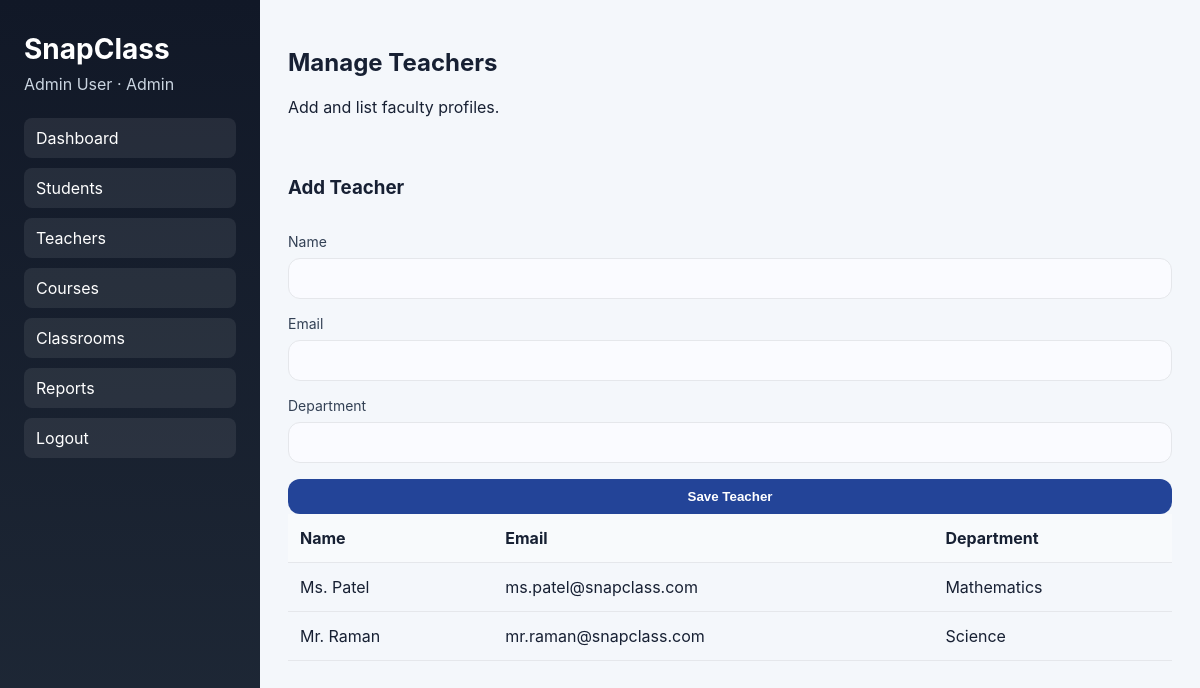
The page /admin/teachers (signed in) on the database its author committed.
### tables this page shows
CREATE TABLE users (
                id INTEGER PRIMARY KEY AUTOINCREMENT,
                name TEXT NOT NULL,
                email TEXT NOT NULL UNIQUE,
                password_hash TEXT NOT NULL,
                role TEXT NOT NULL CHECK(role IN ('admin', 'teacher', 'student'))
            );

CREATE TABLE teachers (
                id INTEGER PRIMARY KEY AUTOINCREMENT,
                name TEXT NOT NULL,
                email TEXT NOT NULL UNIQUE,
                department TEXT NOT NULL,
                created_at TEXT NOT NULL DEFAULT CURRENT_DATE
            );

### app.py (the view, shortened to what this page needs)
@app.route("/admin/teachers", methods=["GET", "POST"])
def admin_teachers():
    user = current_user()
    if not user or user["role"] != "admin":
        return redirect(url_for("login"))
    teachers = fetch_teachers()
    return render_template("admin_teachers.html", user=user, teachers=teachers)

### app.py (called while the page is built)
def get_connection() -> sqlite3.Connection:
    connection = sqlite3.connect(DB_PATH)
    connection.row_factory = sqlite3.Row
    return connection

def current_user() -> dict[str, Any] | None:
    user_id = session.get("user_id")
    if not user_id:
        return None
    with get_connection() as connection:
        record = connection.execute("SELECT id, name, email, role FROM users WHERE id = ?", (user_id,)).fetchone()
        if record is None:
            return None
        return dict(record)

def fetch_teachers() -> list[sqlite3.Row]:
    with get_connection() as connection:
        return connection.execute("SELECT * FROM teachers ORDER BY id").fetchall()

### templates/admin_teachers.html (shortened to what this page needs)
{% extends "role_base.html" %}
{% block nav %}
<nav>
  <a href="{{ url_for('admin_dashboard') }}">Dashboard</a>
  <a href="{{ url_for('admin_students') }}">Students</a>
  <a href="{{ url_for('admin_teachers') }}">Teachers</a>
  <a href="{{ url_for('admin_courses') }}">Courses</a>
  <a href="{{ url_for('admin_classrooms') }}">Classrooms</a>
  <a href="{{ url_for('admin_reports') }}">Reports</a>
  <a href="{{ url_for('logout') }}">Logout</a>
</nav>
{% endblock %}
{% block content %}
<header class="topbar">
  <div>
    <h2>Manage Teachers</h2>
    <p>Add and list faculty profiles.</p>
  </div>
</header>
<div class="form-card">
  <form method="post" class="simple-form">
    <h3>Add Teacher</h3>
    <label>Name<input type="text" name="name" required /></label>
    <label>Email<input type="email" name="email" required /></label>
    <label>Department<input type="text" name="department" required /></label>
    <button class="btn-primary" type="submit">Save Teacher</button>
  </form>
</div>
<div class="form-card">
  <div class="table-wrap">
    <table class="data-table">
      <thead><tr><th>Name</th><th>Email</th><th>Department</th></tr></thead>
      <tbody>
        {% for teacher in teachers %}
        <tr><td>{{ teacher.name }}</td><td>{{ teacher.email }}</td><td>{{ teacher.department }}</td></tr>
        {% endfor %}
      </tbody>
    </table>
  </div>
</div>
{% endblock %}

### templates/role_base.html (shortened to what this page needs)
<!doctype html>
<html lang="en">
  <head>
    <link rel="stylesheet" href="{{ url_for('static', filename='style.css') }}" />
  </head>
  <body>
    <div class="app-shell">
      <aside class="sidebar">
        <h1>SnapClass</h1>
        <p>{{ user.name }} · {{ user.role|title }}</p>
        {% block nav %}{% endblock %}
      </aside>
      <main class="main-content">
        {% block content %}{% endblock %}
      </main>
    </div>
  </body>
</html>

### static/style.css (style rules this page uses)
:root { color-scheme: light; font-family: Inter, Arial, sans-serif; --bg: #f4f7fb; --panel: #ffffff; --primary: #234498; --text: #172033; --muted: #6b7280; --border: #e5e7eb; }
* { box-sizing: border-box; }
body { margin: 0; background: var(--bg); color: var(--text); }
.app-shell { display: grid; grid-template-columns: 260px 1fr; min-height: 100vh; }
.sidebar { background: linear-gradient(180deg, #111827 0%, #1f2937 100%); color: white; padding: 32px 24px; }
.sidebar h1 { margin: 0 0 8px; font-size: 28px; }
.sidebar p { margin: 0 0 24px; color: #cbd5e1; }
.sidebar nav { display: flex; flex-direction: column; gap: 10px; }
.sidebar a { color: white; text-decoration: none; padding: 10px 12px; border-radius: 8px; background: rgba(255,255,255,0.08); }
.main-content { padding: 28px; }
.topbar { display: flex; justify-content: space-between; align-items: center; margin-bottom: 24px; }
.btn-primary { display: inline-flex; align-items: center; justify-content: center; padding: 10px 16px; border: none; border-radius: 12px; color: white; background: var(--primary); cursor: pointer; text-decoration: none; font-weight: 600; }
.simple-form { display: grid; gap: 16px; }
.simple-form label { display: grid; gap: 8px; font-size: 14px; color: #334155; }
.simple-form input, .simple-form select { width: 100%; padding: 12px 14px; border: 1px solid var(--border); border-radius: 12px; background: #fafbff; }
.table-wrap { overflow-x: auto; }
.data-table { width: 100%; border-collapse: collapse; }
.data-table th, .data-table td { padding: 14px 12px; border-bottom: 1px solid var(--border); text-align: left; }
.data-table thead th { background: #f8fafc; font-weight: 700; }

### rows shown on the page
users: name "Admin User", role "Admin"
teachers: name "Ms. Patel", email "ms.patel@snapclass.com", department "Mathematics"
teachers: name "Mr. Raman", email "mr.raman@snapclass.com", department "Science"
